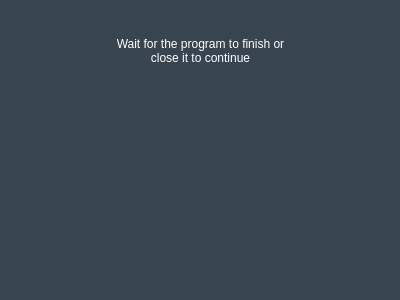
<?xml version="1.0" encoding="UTF-8"?>
<ui version="4.0">
 <class>Gen_pow_loading_screen</class>
 <widget class="QWidget" name="Gen_pow_loading_screen">
  <property name="geometry">
   <rect>
    <x>0</x>
    <y>0</y>
    <width>400</width>
    <height>300</height>
   </rect>
  </property>
  <property name="windowTitle">
   <string>Gen_pow_loading_screen</string>
  </property>
  <property name="styleSheet">
   <string notr="true">QMainWindow, QWidget {
	background-color: #36454f;
}

QLabel {
	color: #ffffff;
}</string>
  </property>
  <widget class="QLabel" name="label">
   <property name="geometry">
    <rect>
     <x>110</x>
     <y>30</y>
     <width>181</width>
     <height>41</height>
    </rect>
   </property>
   <property name="text">
    <string>Wait for the program to finish or close it to continue</string>
   </property>
   <property name="scaledContents">
    <bool>false</bool>
   </property>
   <property name="alignment">
    <set>Qt::AlignCenter</set>
   </property>
   <property name="wordWrap">
    <bool>true</bool>
   </property>
  </widget>
  <widget class="QLabel" name="label_anim">
   <property name="geometry">
    <rect>
     <x>140</x>
     <y>100</y>
     <width>128</width>
     <height>128</height>
    </rect>
   </property>
   <property name="text">
    <string/>
   </property>
   <property name="scaledContents">
    <bool>true</bool>
   </property>
   <property name="alignment">
    <set>Qt::AlignCenter</set>
   </property>
  </widget>
 </widget>
 <layoutdefault spacing="6" margin="11"/>
 <resources/>
 <connections/>
</ui>
